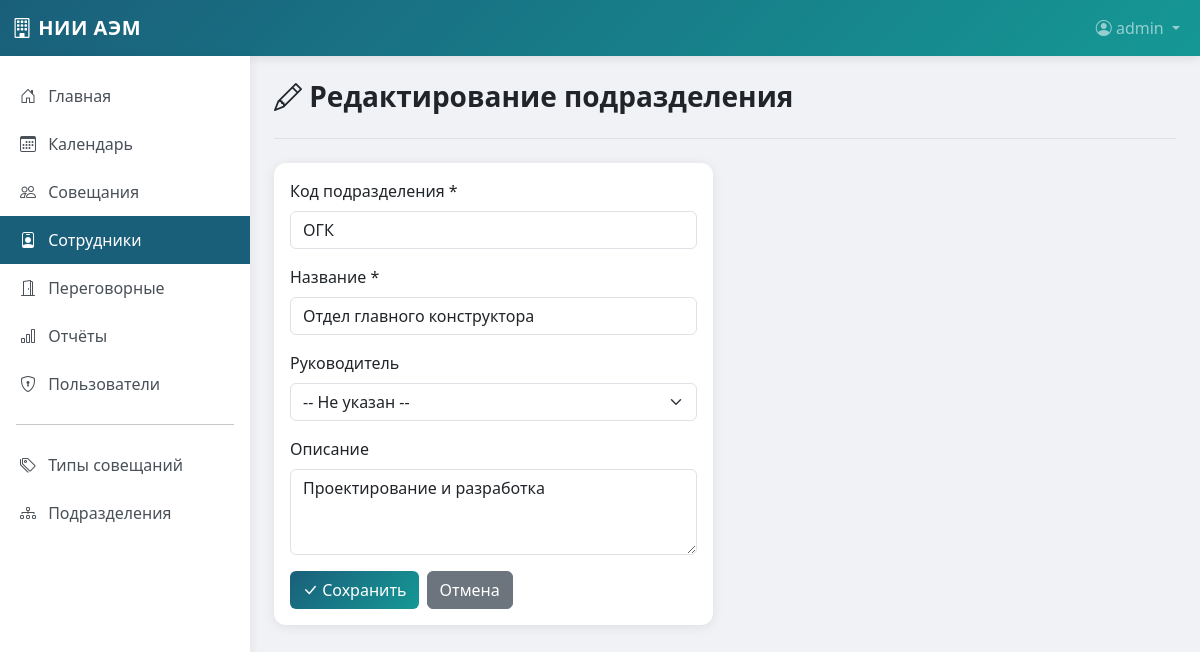
The page /employees/departments/1/edit (signed in) on the database its author committed.
### app/models.py (models this page shows, shortened)
class User(UserMixin, db.Model):
    id = db.Column(db.Integer, primary_key=True)
    username = db.Column(db.String(64), unique=True, nullable=False, index=True)
    email = db.Column(db.String(120), unique=True, nullable=False, index=True)
    password_hash = db.Column(db.String(256))
    role = db.Column(db.String(20), default='user')  # admin, manager, user
    employee_id = db.Column(db.Integer, db.ForeignKey('employee.id'), nullable=True)
    is_active = db.Column(db.Boolean, default=True)  # True = активен, False = заблокирован
    created_at = db.Column(db.DateTime, default=lambda: datetime.now(timezone.utc))
    employee = db.relationship('Employee', backref='user_account', uselist=False)
    def is_admin(self):
        return self.role == 'admin'
    def is_manager(self):
        return self.role in ['admin', 'manager']

class Department(db.Model):
    id = db.Column(db.Integer, primary_key=True)
    name = db.Column(db.String(200), nullable=False)
    code = db.Column(db.String(20), unique=True, nullable=False)
    description = db.Column(db.Text)
    head_id = db.Column(db.Integer, db.ForeignKey('employee.id'), nullable=True)
    employees = db.relationship('Employee', backref='department', lazy='dynamic',
                               foreign_keys='Employee.department_id')

### app/routes/employees.py (the view, shortened to what this page needs)
@bp.route('/departments/<int:id>/edit', methods=['GET', 'POST'])
@login_required
@manager_required  # Fix #1
def edit_department(id):
    department = Department.query.get_or_404(id)
    employees = Employee.query.filter_by(is_active=True, department_id=id).all()
    return render_template('employees/edit_department.html',
                          department=department, employees=employees)

### app/models.py (called while the page is built)
@login_manager.user_loader
def load_user(id):
    return User.query.get(int(id))

    @property
    def full_name(self):
        if self.middle_name:
            return f'{self.last_name} {self.first_name} {self.middle_name}'
        return f'{self.last_name} {self.first_name}'

### app/templates/employees/edit_department.html (shortened to what this page needs)
{% extends "base.html" %}
{% block content %}
<div class="page-header">
    <h1><i class="bi bi-pencil"></i> Редактирование подразделения</h1>
</div>
<div class="row">
    <div class="col-lg-6">
        <div class="card">
            <div class="card-body">
                <form method="POST">
                    <div class="mb-3">
                        <label for="code" class="form-label">Код подразделения *</label>
                        <input type="text" class="form-control" id="code" name="code"
                               value="{{ department.code }}" required>
                    </div>
                    <div class="mb-3">
                        <label for="name" class="form-label">Название *</label>
                        <input type="text" class="form-control" id="name" name="name"
                               value="{{ department.name }}" required>
                    </div>
                    <div class="mb-3">
                        <label for="head_id" class="form-label">Руководитель</label>
                        <select class="form-select" id="head_id" name="head_id">
                            <option value="">-- Не указан --</option>
                        </select>
                    </div>
                    <div class="mb-3">
                        <label for="description" class="form-label">Описание</label>
                        <textarea class="form-control" id="description" name="description" rows="3">{{ department.description or '' }}</textarea>
                    </div>
                    <div class="d-flex gap-2">
                        <button type="submit" class="btn btn-primary">
                            <i class="bi bi-check-lg"></i> Сохранить
                        </button>
                        <a href="{{ url_for('employees.departments') }}" class="btn btn-secondary">Отмена</a>
                    </div>
                </form>
            </div>
        </div>
    </div>
</div>
{% endblock %}

### app/templates/base.html (shortened to what this page needs)
<!DOCTYPE html>
<html lang="ru">
<head>
    <link href="https://cdn.jsdelivr.net/npm/bootstrap@5.3.2/dist/css/bootstrap.min.css" rel="stylesheet">
    <link href="https://cdn.jsdelivr.net/npm/bootstrap-icons@1.11.1/font/bootstrap-icons.css" rel="stylesheet">
    <link href="https://cdn.jsdelivr.net/npm/fullcalendar@6.1.10/index.global.min.css" rel="stylesheet">
</head>
<body>
    <nav class="navbar navbar-expand-lg navbar-dark">
        <div class="container-fluid">
            <a class="navbar-brand" href="{{ url_for('main.index') }}">
                <i class="bi bi-building"></i> НИИ АЭМ
            </a>
            <div class="collapse navbar-collapse" id="navbarNav">
                <ul class="navbar-nav ms-auto">
                    {% if current_user.is_authenticated %}
                    <li class="nav-item dropdown">
                        <a class="nav-link dropdown-toggle" href="#" id="userDropdown" role="button"
                           data-bs-toggle="dropdown" aria-expanded="false">
                            <i class="bi bi-person-circle"></i> {{ current_user.username }}
                        </a>
                    </li>
                    {% endif %}
                </ul>
            </div>
        </div>
    </nav>
    <div class="d-flex">
        {% if current_user.is_authenticated %}
        <nav class="sidebar d-none d-md-block">
            <ul class="nav flex-column">
                <li class="nav-item">
                    <a class="nav-link {{ 'active' if request.endpoint == 'main.index' }}"
                       href="{{ url_for('main.index') }}">
                        <i class="bi bi-house-door"></i> Главная
                    </a>
                </li>
                <li class="nav-item">
                    <a class="nav-link {{ 'active' if request.endpoint == 'main.calendar' }}"
                       href="{{ url_for('main.calendar') }}">
                        <i class="bi bi-calendar3"></i> Календарь
                    </a>
                </li>
                <li class="nav-item">
                    <a class="nav-link {{ 'active' if 'meetings' in request.endpoint }}"
                       href="{{ url_for('meetings.index') }}">
                        <i class="bi bi-people"></i> Совещания
                    </a>
                </li>
                <li class="nav-item">
                    <a class="nav-link {{ 'active' if 'employees' in request.endpoint }}"
                       href="{{ url_for('employees.index') }}">
                        <i class="bi bi-person-badge"></i> Сотрудники
                    </a>
                </li>
                <li class="nav-item">
                    <a class="nav-link {{ 'active' if 'rooms' in request.endpoint }}"
                       href="{{ url_for('rooms.index') }}">
                        <i class="bi bi-door-open"></i> Переговорные
                    </a>
                </li>
                <li class="nav-item">
                    <a class="nav-link {{ 'active' if 'reports' in request.endpoint }}"
                       href="{{ url_for('reports.index') }}">
                        <i class="bi bi-bar-chart"></i> Отчёты
                    </a>
                </li>
                {% if current_user.is_admin() %}
                <li class="nav-item">
                    <a class="nav-link {{ 'active' if 'admin' in request.endpoint }}"
                       href="{{ url_for('admin.users') }}">
                        <i class="bi bi-shield-lock"></i> Пользователи
                    </a>
                </li>
                {% endif %}
                <hr class="mx-3">
                <li class="nav-item">
                    <a class="nav-link" href="{{ url_for('meetings.types') }}">
                        <i class="bi bi-tags"></i> Типы совещаний
                    </a>
                </li>
                <li class="nav-item">
                    <a class="nav-link" href="{{ url_for('employees.departments') }}">
                        <i class="bi bi-diagram-3"></i> Подразделения
                    </a>
                </li>
            </ul>
        </nav>
        {% endif %}
        <main class="main-content flex-grow-1">
            {% block content %}{% endblock %}
        </main>
    </div>
</body>
</html>

### app/templates/base.html (style rules this page uses)
:root { --primary-color: #1a5f7a; --secondary-color: #159895; --accent-color: #57c5b6; --light-color: #f8f9fa; --dark-color: #212529; }
body { font-family: 'Segoe UI', Tahoma, Geneva, Verdana, sans-serif; background-color: #f0f2f5; min-height: 100vh; }
.navbar { background: linear-gradient(135deg, var(--primary-color), var(--secondary-color)); box-shadow: 0 2px 10px rgba(0,0,0,0.1); }
.navbar-brand { font-weight: 700; letter-spacing: 0.5px; }
.sidebar { background: white; box-shadow: 2px 0 10px rgba(0,0,0,0.05); min-height: calc(100vh - 56px); position: fixed; top: 56px; left: 0; width: 250px; z-index: 100; padding-top: 1rem; }
.sidebar .nav-link { color: #495057; padding: 0.75rem 1.25rem; border-radius: 0; transition: all 0.2s; }
.sidebar .nav-link.active { background-color: var(--primary-color); color: white; }
.sidebar .nav-link i { width: 24px; margin-right: 8px; }
.main-content { margin-left: 250px; padding: 1.5rem; min-height: calc(100vh - 56px); }
.card { border: none; border-radius: 12px; box-shadow: 0 2px 12px rgba(0,0,0,0.08); transition: transform 0.2s, box-shadow 0.2s; }
.btn-primary { background: linear-gradient(135deg, var(--primary-color), var(--secondary-color)); border: none; }
.page-header { margin-bottom: 1.5rem; padding-bottom: 1rem; border-bottom: 1px solid #dee2e6; }
.page-header h1 { font-size: 1.75rem; font-weight: 600; color: var(--dark-color); }

### rows shown on the page
User: username "admin"
Department: code "ОГК", name "Отдел главного конструктора", description "Проектирование и разработка"
